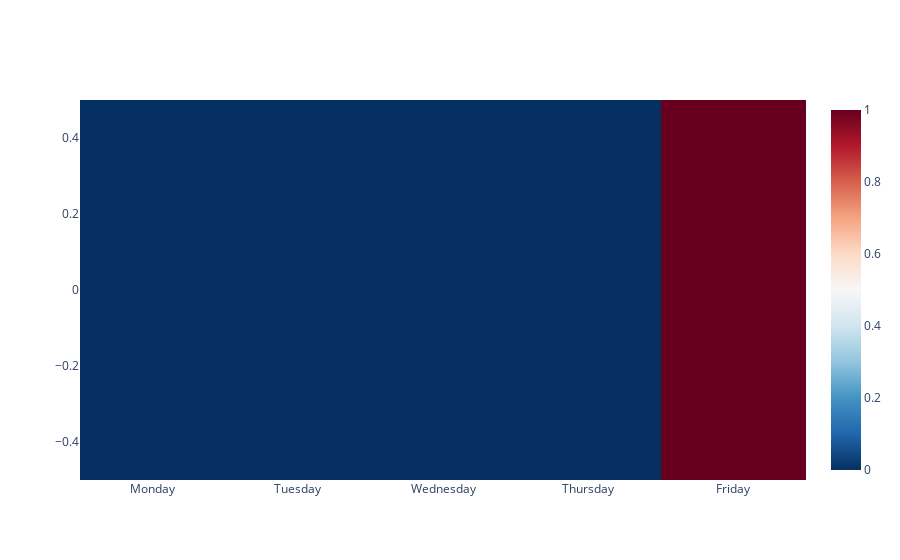

This figure's notebook cell:
### Code cell
import plotly.express as px
z = [[0,0,0,0,1,1,1,1,0,0,1,1]]
fig = go.Figure(data=go.Heatmap(colorscale='RdBu_r',
                   z=z,
                   x=['Monday', 'Tuesday', 'Wednesday', 'Thursday', 'Friday'],
                  hoverongaps = False))

fig.show()

### Figure 1 — Plotly figure (JSON) as saved in the notebook; plotly's stock layout.template omitted (floating-point values rounded to 4 significant figures)
{"data": [{"colorscale": [[0, "rgb(5,48,97)"], [0.1, "rgb(33,102,172)"], [0.2, "rgb(67,147,195)"], [0.3, "rgb(146,197,222)"], [0.4, "rgb(209,229,240)"], [0.5, "rgb(247,247,247)"], [0.6, "rgb(253,219,199)"], [0.7, "rgb(244,165,130)"], [0.8, "rgb(214,96,77)"], [0.9, "rgb(178,24,43)"], [1, "rgb(103,0,31)"]], "hoverongaps": false, "type": "heatmap", "x": ["Monday", "Tuesday", "Wednesday", "Thursday", "Friday"], "z": [[0, 0, 0, 0, 1, 1, 1, 1, 0, 0, 1, 1]]}], "layout": {}}
